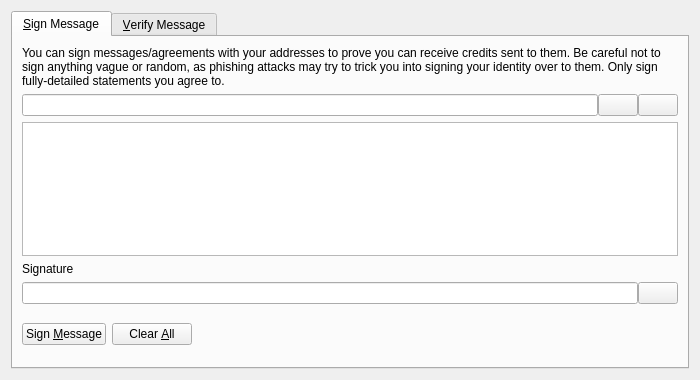
<?xml version="1.0" encoding="UTF-8"?>
<ui version="4.0">
 <class>SignVerifyMessageDialog</class>
 <widget class="QDialog" name="SignVerifyMessageDialog">
  <property name="geometry">
   <rect>
    <x>0</x>
    <y>0</y>
    <width>700</width>
    <height>380</height>
   </rect>
  </property>
  <property name="windowTitle">
   <string>Signatures - Sign / Verify a Message</string>
  </property>
  <property name="modal">
   <bool>true</bool>
  </property>
  <layout class="QVBoxLayout" name="verticalLayout">
   <item>
    <widget class="QTabWidget" name="tabWidget">
     <property name="currentIndex">
      <number>0</number>
     </property>
     <widget class="QWidget" name="tabSignMessage">
      <attribute name="title">
       <string>&amp;Sign Message</string>
      </attribute>
      <layout class="QVBoxLayout" name="verticalLayout_SM">
       <item>
        <widget class="QLabel" name="infoLabel_SM">
         <property name="text">
          <string>You can sign messages/agreements with your addresses to prove you can receive credits sent to them. Be careful not to sign anything vague or random, as phishing attacks may try to trick you into signing your identity over to them. Only sign fully-detailed statements you agree to.</string>
         </property>
         <property name="textFormat">
          <enum>Qt::PlainText</enum>
         </property>
         <property name="wordWrap">
          <bool>true</bool>
         </property>
        </widget>
       </item>
       <item>
        <layout class="QHBoxLayout" name="horizontalLayout_1_SM">
         <property name="spacing">
          <number>0</number>
         </property>
         <item>
          <widget class="QValidatedLineEdit" name="addressIn_SM">
           <property name="toolTip">
            <string>The Credit address to sign the message with</string>
           </property>
          </widget>
         </item>
         <item>
          <widget class="QPushButton" name="addressBookButton_SM">
           <property name="toolTip">
            <string>Choose previously used address</string>
           </property>
           <property name="text">
            <string/>
           </property>
           <property name="icon">
            <iconset resource="../bitcoin.qrc">
             <normaloff>:/icons/address-book</normaloff>:/icons/address-book</iconset>
           </property>
           <property name="shortcut">
            <string>Alt+A</string>
           </property>
           <property name="autoDefault">
            <bool>false</bool>
           </property>
          </widget>
         </item>
         <item>
          <widget class="QPushButton" name="pasteButton_SM">
           <property name="toolTip">
            <string>Paste address from clipboard</string>
           </property>
           <property name="text">
            <string/>
           </property>
           <property name="icon">
            <iconset resource="../bitcoin.qrc">
             <normaloff>:/icons/editpaste</normaloff>:/icons/editpaste</iconset>
           </property>
           <property name="shortcut">
            <string>Alt+P</string>
           </property>
           <property name="autoDefault">
            <bool>false</bool>
           </property>
          </widget>
         </item>
        </layout>
       </item>
       <item>
        <widget class="QPlainTextEdit" name="messageIn_SM">
         <property name="toolTip">
          <string>Enter the message you want to sign here</string>
         </property>
        </widget>
       </item>
       <item>
        <widget class="QLabel" name="signatureLabel_SM">
         <property name="text">
          <string>Signature</string>
         </property>
         <property name="textFormat">
          <enum>Qt::PlainText</enum>
         </property>
        </widget>
       </item>
       <item>
        <layout class="QHBoxLayout" name="horizontalLayout_2_SM">
         <property name="spacing">
          <number>0</number>
         </property>
         <item>
          <widget class="QLineEdit" name="signatureOut_SM">
           <property name="font">
            <font>
             <italic>true</italic>
            </font>
           </property>
           <property name="readOnly">
            <bool>true</bool>
           </property>
          </widget>
         </item>
         <item>
          <widget class="QPushButton" name="copySignatureButton_SM">
           <property name="toolTip">
            <string>Copy the current signature to the system clipboard</string>
           </property>
           <property name="text">
            <string/>
           </property>
           <property name="icon">
            <iconset resource="../bitcoin.qrc">
             <normaloff>:/icons/editcopy</normaloff>:/icons/editcopy</iconset>
           </property>
           <property name="autoDefault">
            <bool>false</bool>
           </property>
          </widget>
         </item>
        </layout>
       </item>
       <item>
        <layout class="QHBoxLayout" name="horizontalLayout_3_SM">
         <item>
          <widget class="QPushButton" name="signMessageButton_SM">
           <property name="toolTip">
            <string>Sign the message to prove you own this Credit address</string>
           </property>
           <property name="text">
            <string>Sign &amp;Message</string>
           </property>
           <property name="icon">
            <iconset resource="../bitcoin.qrc">
             <normaloff>:/icons/edit</normaloff>:/icons/edit</iconset>
           </property>
           <property name="autoDefault">
            <bool>false</bool>
           </property>
          </widget>
         </item>
         <item>
          <widget class="QPushButton" name="clearButton_SM">
           <property name="toolTip">
            <string>Reset all sign message fields</string>
           </property>
           <property name="text">
            <string>Clear &amp;All</string>
           </property>
           <property name="icon">
            <iconset resource="../bitcoin.qrc">
             <normaloff>:/icons/remove</normaloff>:/icons/remove</iconset>
           </property>
           <property name="autoDefault">
            <bool>false</bool>
           </property>
          </widget>
         </item>
         <item>
          <spacer name="horizontalSpacer_1_SM">
           <property name="orientation">
            <enum>Qt::Horizontal</enum>
           </property>
           <property name="sizeHint" stdset="0">
            <size>
             <width>40</width>
             <height>48</height>
            </size>
           </property>
          </spacer>
         </item>
         <item>
          <widget class="QLabel" name="statusLabel_SM">
           <property name="font">
            <font>
             <weight>75</weight>
             <bold>true</bold>
            </font>
           </property>
           <property name="text">
            <string/>
           </property>
           <property name="wordWrap">
            <bool>true</bool>
           </property>
          </widget>
         </item>
         <item>
          <spacer name="horizontalSpacer_2_SM">
           <property name="orientation">
            <enum>Qt::Horizontal</enum>
           </property>
           <property name="sizeHint" stdset="0">
            <size>
             <width>40</width>
             <height>48</height>
            </size>
           </property>
          </spacer>
         </item>
        </layout>
       </item>
      </layout>
     </widget>
     <widget class="QWidget" name="tabVerifyMessage">
      <attribute name="title">
       <string>&amp;Verify Message</string>
      </attribute>
      <layout class="QVBoxLayout" name="verticalLayout_VM">
       <item>
        <widget class="QLabel" name="infoLabel_VM">
         <property name="text">
          <string>Enter the receiver's address, message (ensure you copy line breaks, spaces, tabs, etc. exactly) and signature below to verify the message. Be careful not to read more into the signature than what is in the signed message itself, to avoid being tricked by a man-in-the-middle attack. Note that this only proves the signing party receives with the address, it cannot prove sendership of any transaction!</string>
         </property>
         <property name="textFormat">
          <enum>Qt::PlainText</enum>
         </property>
         <property name="alignment">
          <set>Qt::AlignLeading|Qt::AlignLeft|Qt::AlignTop</set>
         </property>
         <property name="wordWrap">
          <bool>true</bool>
         </property>
        </widget>
       </item>
       <item>
        <layout class="QHBoxLayout" name="horizontalLayout_1_VM">
         <property name="spacing">
          <number>0</number>
         </property>
         <item>
          <widget class="QValidatedLineEdit" name="addressIn_VM">
           <property name="toolTip">
            <string>The Credit address the message was signed with</string>
           </property>
          </widget>
         </item>
         <item>
          <widget class="QPushButton" name="addressBookButton_VM">
           <property name="toolTip">
            <string>Choose previously used address</string>
           </property>
           <property name="text">
            <string/>
           </property>
           <property name="icon">
            <iconset resource="../bitcoin.qrc">
             <normaloff>:/icons/address-book</normaloff>:/icons/address-book</iconset>
           </property>
           <property name="shortcut">
            <string>Alt+A</string>
           </property>
           <property name="autoDefault">
            <bool>false</bool>
           </property>
          </widget>
         </item>
        </layout>
       </item>
       <item>
        <widget class="QPlainTextEdit" name="messageIn_VM"/>
       </item>
       <item>
        <widget class="QValidatedLineEdit" name="signatureIn_VM"/>
       </item>
       <item>
        <layout class="QHBoxLayout" name="horizontalLayout_2_VM">
         <item>
          <widget class="QPushButton" name="verifyMessageButton_VM">
           <property name="toolTip">
            <string>Verify the message to ensure it was signed with the specified Credit address</string>
           </property>
           <property name="text">
            <string>Verify &amp;Message</string>
           </property>
           <property name="icon">
            <iconset resource="../bitcoin.qrc">
             <normaloff>:/icons/transaction_0</normaloff>:/icons/transaction_0</iconset>
           </property>
           <property name="autoDefault">
            <bool>false</bool>
           </property>
          </widget>
         </item>
         <item>
          <widget class="QPushButton" name="clearButton_VM">
           <property name="toolTip">
            <string>Reset all verify message fields</string>
           </property>
           <property name="text">
            <string>Clear &amp;All</string>
           </property>
           <property name="icon">
            <iconset resource="../bitcoin.qrc">
             <normaloff>:/icons/remove</normaloff>:/icons/remove</iconset>
           </property>
           <property name="autoDefault">
            <bool>false</bool>
           </property>
          </widget>
         </item>
         <item>
          <spacer name="horizontalSpacer_1_VM">
           <property name="orientation">
            <enum>Qt::Horizontal</enum>
           </property>
           <property name="sizeHint" stdset="0">
            <size>
             <width>40</width>
             <height>48</height>
            </size>
           </property>
          </spacer>
         </item>
         <item>
          <widget class="QLabel" name="statusLabel_VM">
           <property name="font">
            <font>
             <weight>75</weight>
             <bold>true</bold>
            </font>
           </property>
           <property name="text">
            <string/>
           </property>
           <property name="wordWrap">
            <bool>true</bool>
           </property>
          </widget>
         </item>
         <item>
          <spacer name="horizontalSpacer_2_VM">
           <property name="orientation">
            <enum>Qt::Horizontal</enum>
           </property>
           <property name="sizeHint" stdset="0">
            <size>
             <width>40</width>
             <height>48</height>
            </size>
           </property>
          </spacer>
         </item>
        </layout>
       </item>
      </layout>
     </widget>
    </widget>
   </item>
  </layout>
 </widget>
 <customwidgets>
  <customwidget>
   <class>QValidatedLineEdit</class>
   <extends>QLineEdit</extends>
   <header>qt/qvalidatedlineedit.h</header>
  </customwidget>
 </customwidgets>
 <resources>
  <include location="../bitcoin.qrc"/>
 </resources>
 <connections/>
</ui>
